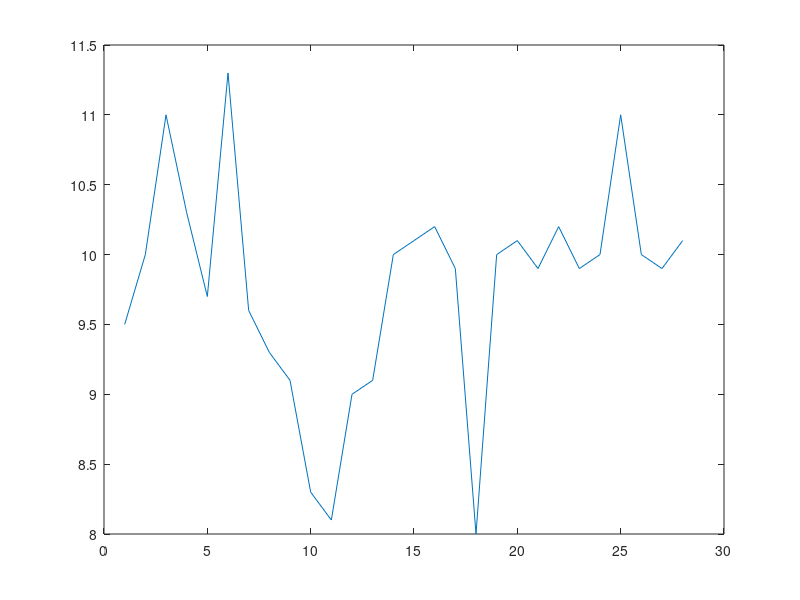

MATLAB code to generate this figure: (Note: this script raises an error after producing the figure.)
signal = [9.5 10 11 10.3 9.7 11.3 9.6 9.3 9.1 8.3 8.1 9 9.1 10 10.1 10.2 9.9 8 10 10.1 9.9 10.2 9.9 10 11 10 9.9 10.1];

plot(signal)
hold on
plot(kpt_lowpass(signal, 0.3))